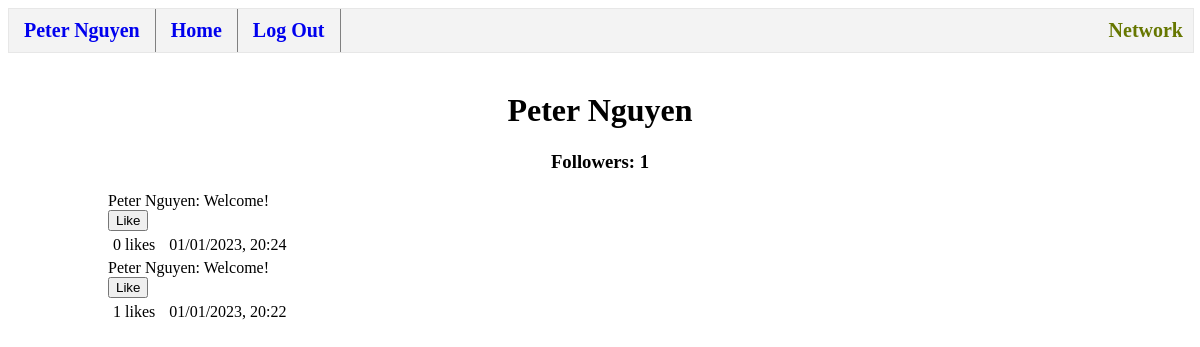
The page /profile (signed in) on the database as committed earlier.
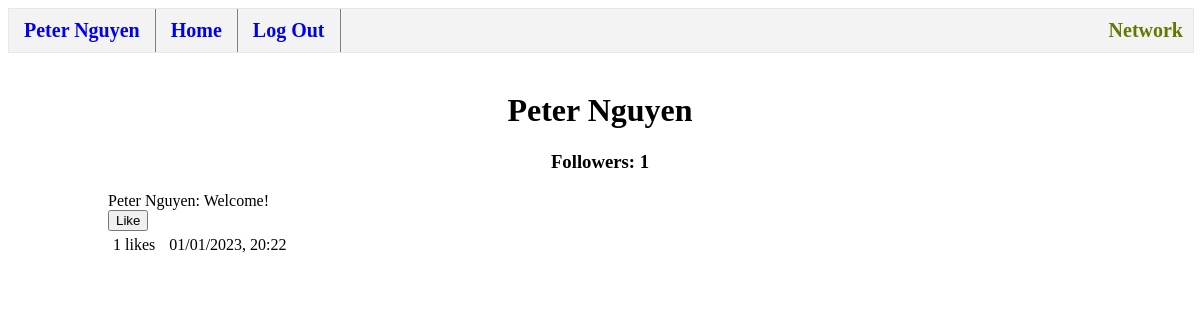
The same page on the database as committed later.
### tables this page shows
CREATE TABLE users (
    id INTEGER PRIMARY KEY AUTOINCREMENT NOT NULL,
    username TEXT NOT NULL,
    hash TEXT NOT NULL,
    followers INTEGER DEFAULT 0 NOT NULL
);

CREATE TABLE posts (
    id INTEGER PRIMARY KEY AUTOINCREMENT,
    user_id INTEGER NOT NULL,
    username TEXT NOT NULL,
    content TEXT NOT NULL,
    likes INTEGER DEFAULT 0 NOT NULL,
    datetime NUMERIC NOT NULL,
    FOREIGN KEY (user_id) REFERENCES users(id) ON DELETE CASCADE
);

### app.py (the view)
@app.route("/profile", methods=["GET", "POST"])
@login_required
def profile():
    if request.method == "GET":
        user_id = session["user_id"]
    if request.method == "POST":
        user_id = request.form.get("user_id")
    user = executeDB("SELECT * FROM users WHERE id=?", [user_id])
    posts = get_posts(user_id)
    return render_template("profile.html", user=user[0], posts=posts)

### helpers.py (called while the page is built)
def executeDB(query, arg=None):
    conn = sql.connect('network.db')
    conn.row_factory = sql.Row # "dictionary cursor"
    cur = conn.cursor()
    if arg == None:
        cur.execute(query)
    else:
        cur.execute(query, arg)
    value = cur.fetchall()
    conn.commit()
    conn.close()
    return value

def get_posts(user_id=None):
    if user_id == None:
        posts = executeDB("SELECT * FROM posts ORDER BY datetime DESC")
    else:
        posts = executeDB("SELECT * FROM posts WHERE user_id = ? ORDER BY datetime DESC", [user_id])
    return posts

def login_required(f):
    @wraps(f)
    def decorated_function(*args, **kwargs):
        if session.get("user_id") is None:
            return redirect("/login")
        return f(*args, **kwargs)
    return decorated_function

### templates/profile.html (shortened to what this page needs)
{% extends "layout.html" %}
{% block body %}
<h1 class="center">{{ user.username }} </h1>
    <h3 id="follow-count{{user.id}}" class="center">Followers: {{user.followers}}</h3>
    {% for post in posts %}
        <div>
            <div>{{ post.username + ": " + post.content }}</div>
            <form action"/like" method="post">
                <input name="like{{ post["id"] }}" type="submit" value="Like">
            </form>
            <p class="inline">{{ post["likes"] }} likes</p>
            <p class="inline">{{ post["datetime"] }}</p>
        </div>
    {% endfor %}
{% endblock %}

### templates/layout.html (shortened to what this page needs)
<!DOCTYPE html>
<html lang="en">
    <head>
        <link href="{{ url_for('static', filename='styles.css') }}" rel="stylesheet">
    </head>
    <body>
        <nav class="nav-bar">
            <div>
                <div>
                    {% if session["user_id"] %}
                        <ul class="nav-list">
                            <li class="network-title">Network</li>
                            <li class="nav-item"><a class= "nav-link" href= "/profile">{{ session["username"] }}</a></li>
                            <li class="nav-item"><a class= "nav-link" href="/" >Home</a></li>
                            <li class="nav-item"><a class= "nav-link" href="/logout">Log Out</a></li>
                        </ul>
                    {% else %}
                        <ul class="nav-list">
                            <li class="nav-item"><a class= "nav-link" href="/register">Register</a></li>
                            <li class="nav-item"><a class= "nav-link" href="/login">Log In</a></li>
                        </ul>
                    {% endif %}
                </div>
            </div>
        </nav>
        <br>
        <div class="page-padding">
        {% block body %}{% endblock %}
        </div>
    </body>
</html>

### static/styles.css (style rules this page uses)
.inline { margin-top: 5px; display: inline-block; margin-bottom: 5px; padding-left: 5px; padding-right: 5px; }
.center { text-align: center; }
.page-padding { padding-left: 100px; padding-right:100px; }
.nav-bar { margin-top: 0px; padding: 0px; border: 1px solid gray; align-items: center; width: 100%; height: 43px; color: #670; border: 1px solid #e7e7e7; background-color: #f3f3f3; font-weight: bold; font-size: 20px; }
.nav-list { margin: 0; padding: 0; }
.network-title { float: right; text-align: center; padding-top: 10px; padding-bottom: 10px; margin-right: 10px; list-style-type: none; }
.nav-item { list-style-type: none; float: left; border-right: 1px solid gray; padding-top: 10px; padding-bottom: 10px; }
.nav-link { padding-top: 10px; padding-bottom: 10px; padding-left: 15px; padding-right: 15px; text-decoration: none; text-align: center; }

Rows that differ between the two databases and show on the page:
removed posts: username+content "Peter Nguyen: Welcome!", likes "0", datetime "01/01/2023, 20:24"
